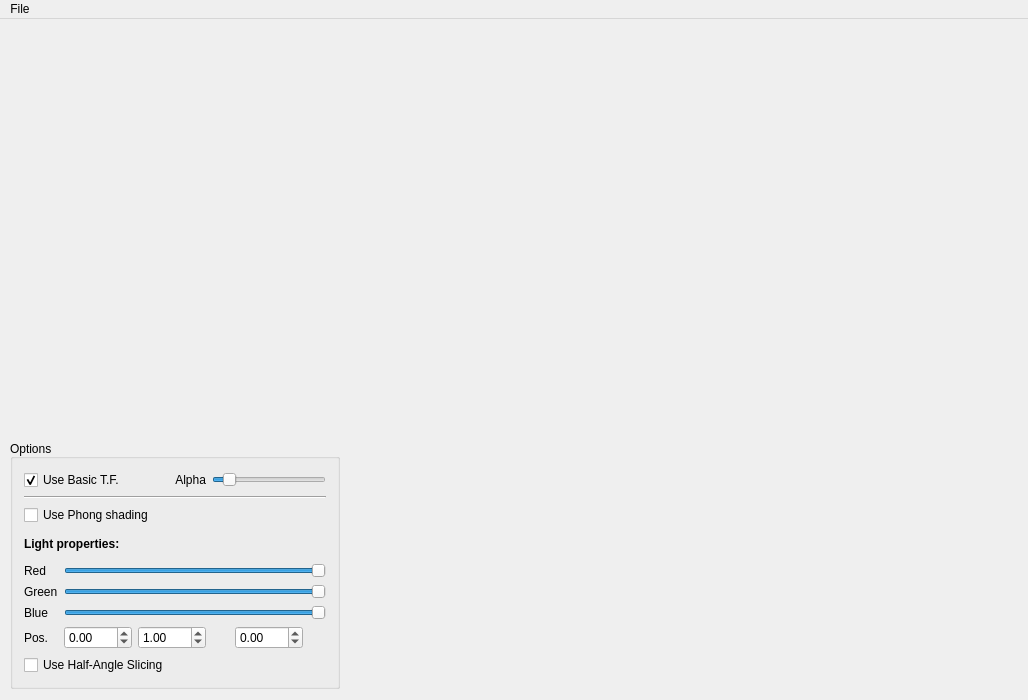
<?xml version="1.0" encoding="UTF-8"?>
<ui version="4.0">
 <class>MainWindow</class>
 <widget class="QMainWindow" name="MainWindow">
  <property name="enabled">
   <bool>true</bool>
  </property>
  <property name="geometry">
   <rect>
    <x>0</x>
    <y>0</y>
    <width>1028</width>
    <height>700</height>
   </rect>
  </property>
  <property name="minimumSize">
   <size>
    <width>827</width>
    <height>618</height>
   </size>
  </property>
  <property name="baseSize">
   <size>
    <width>600</width>
    <height>600</height>
   </size>
  </property>
  <property name="windowTitle">
   <string>MainWindow</string>
  </property>
  <property name="tabShape">
   <enum>QTabWidget::Rounded</enum>
  </property>
  <widget class="QWidget" name="Widget">
   <property name="minimumSize">
    <size>
     <width>827</width>
     <height>0</height>
    </size>
   </property>
   <property name="baseSize">
    <size>
     <width>600</width>
     <height>600</height>
    </size>
   </property>
   <widget class="GLWidget" name="glwidget" native="true">
    <property name="geometry">
     <rect>
      <x>339</x>
      <y>10</y>
      <width>631</width>
      <height>661</height>
     </rect>
    </property>
    <property name="minimumSize">
     <size>
      <width>600</width>
      <height>600</height>
     </size>
    </property>
    <property name="maximumSize">
     <size>
      <width>16777215</width>
      <height>16777215</height>
     </size>
    </property>
    <property name="baseSize">
     <size>
      <width>600</width>
      <height>600</height>
     </size>
    </property>
   </widget>
   <widget class="QGroupBox" name="TreeOptions">
    <property name="geometry">
     <rect>
      <x>10</x>
      <y>420</y>
      <width>330</width>
      <height>250</height>
     </rect>
    </property>
    <property name="minimumSize">
     <size>
      <width>330</width>
      <height>250</height>
     </size>
    </property>
    <property name="maximumSize">
     <size>
      <width>330</width>
      <height>250</height>
     </size>
    </property>
    <property name="title">
     <string>Options</string>
    </property>
    <property name="alignment">
     <set>Qt::AlignBottom|Qt::AlignLeading|Qt::AlignLeft</set>
    </property>
    <layout class="QGridLayout" name="gridLayout_3">
     <item row="9" column="0" colspan="4">
      <widget class="QCheckBox" name="checkBox_2">
       <property name="layoutDirection">
        <enum>Qt::LeftToRight</enum>
       </property>
       <property name="text">
        <string>Use Half-Angle Slicing</string>
       </property>
       <property name="autoRepeat">
        <bool>false</bool>
       </property>
      </widget>
     </item>
     <item row="8" column="0">
      <widget class="QLabel" name="label_7">
       <property name="text">
        <string>Pos.</string>
       </property>
      </widget>
     </item>
     <item row="8" column="2">
      <widget class="QDoubleSpinBox" name="doubleSpinBox_2">
       <property name="minimum">
        <double>-100.000000000000000</double>
       </property>
       <property name="maximum">
        <double>100.000000000000000</double>
       </property>
       <property name="singleStep">
        <double>0.010000000000000</double>
       </property>
       <property name="value">
        <double>1.000000000000000</double>
       </property>
      </widget>
     </item>
     <item row="7" column="0">
      <widget class="QLabel" name="label_5">
       <property name="text">
        <string>Blue</string>
       </property>
      </widget>
     </item>
     <item row="5" column="0">
      <widget class="QLabel" name="label_3">
       <property name="text">
        <string>Red</string>
       </property>
      </widget>
     </item>
     <item row="8" column="1">
      <widget class="QDoubleSpinBox" name="doubleSpinBox">
       <property name="minimum">
        <double>-100.000000000000000</double>
       </property>
       <property name="maximum">
        <double>100.000000000000000</double>
       </property>
       <property name="singleStep">
        <double>0.010000000000000</double>
       </property>
      </widget>
     </item>
     <item row="5" column="1" colspan="5">
      <widget class="QSlider" name="horizontalSlider_2">
       <property name="minimum">
        <number>0</number>
       </property>
       <property name="maximum">
        <number>255</number>
       </property>
       <property name="value">
        <number>255</number>
       </property>
       <property name="orientation">
        <enum>Qt::Horizontal</enum>
       </property>
      </widget>
     </item>
     <item row="8" column="4">
      <widget class="QDoubleSpinBox" name="doubleSpinBox_3">
       <property name="minimum">
        <double>-100.000000000000000</double>
       </property>
       <property name="maximum">
        <double>100.000000000000000</double>
       </property>
       <property name="singleStep">
        <double>0.010000000000000</double>
       </property>
      </widget>
     </item>
     <item row="6" column="0">
      <widget class="QLabel" name="label_4">
       <property name="text">
        <string>Green</string>
       </property>
      </widget>
     </item>
     <item row="0" column="0" colspan="2">
      <widget class="QCheckBox" name="checkBox_3">
       <property name="layoutDirection">
        <enum>Qt::LeftToRight</enum>
       </property>
       <property name="text">
        <string>Use Basic T.F.</string>
       </property>
       <property name="checked">
        <bool>true</bool>
       </property>
       <property name="autoRepeat">
        <bool>false</bool>
       </property>
      </widget>
     </item>
     <item row="7" column="1" colspan="5">
      <widget class="QSlider" name="horizontalSlider_4">
       <property name="minimum">
        <number>0</number>
       </property>
       <property name="maximum">
        <number>255</number>
       </property>
       <property name="pageStep">
        <number>11</number>
       </property>
       <property name="value">
        <number>255</number>
       </property>
       <property name="orientation">
        <enum>Qt::Horizontal</enum>
       </property>
      </widget>
     </item>
     <item row="2" column="0" colspan="6">
      <widget class="Line" name="line">
       <property name="orientation">
        <enum>Qt::Horizontal</enum>
       </property>
      </widget>
     </item>
     <item row="3" column="0" colspan="5">
      <widget class="QCheckBox" name="checkBox">
       <property name="layoutDirection">
        <enum>Qt::LeftToRight</enum>
       </property>
       <property name="text">
        <string>Use Phong shading</string>
       </property>
       <property name="autoRepeat">
        <bool>false</bool>
       </property>
      </widget>
     </item>
     <item row="4" column="0" colspan="6">
      <widget class="QLabel" name="label_6">
       <property name="font">
        <font>
         <weight>75</weight>
         <bold>true</bold>
        </font>
       </property>
       <property name="text">
        <string>Light properties:</string>
       </property>
      </widget>
     </item>
     <item row="6" column="1" colspan="5">
      <widget class="QSlider" name="horizontalSlider_3">
       <property name="minimum">
        <number>0</number>
       </property>
       <property name="maximum">
        <number>255</number>
       </property>
       <property name="value">
        <number>255</number>
       </property>
       <property name="orientation">
        <enum>Qt::Horizontal</enum>
       </property>
      </widget>
     </item>
     <item row="0" column="3" colspan="3">
      <widget class="QSlider" name="horizontalSlider">
       <property name="minimum">
        <number>1</number>
       </property>
       <property name="maximum">
        <number>1000</number>
       </property>
       <property name="value">
        <number>100</number>
       </property>
       <property name="orientation">
        <enum>Qt::Horizontal</enum>
       </property>
      </widget>
     </item>
     <item row="0" column="2">
      <widget class="QLabel" name="label_8">
       <property name="text">
        <string>Alpha</string>
       </property>
       <property name="alignment">
        <set>Qt::AlignRight|Qt::AlignTrailing|Qt::AlignVCenter</set>
       </property>
      </widget>
     </item>
    </layout>
   </widget>
   <widget class="QWidget" name="">
    <property name="geometry">
     <rect>
      <x>10</x>
      <y>10</y>
      <width>331</width>
      <height>411</height>
     </rect>
    </property>
    <layout class="QVBoxLayout" name="Configuration"/>
   </widget>
  </widget>
  <widget class="QMenuBar" name="menuBar">
   <property name="geometry">
    <rect>
     <x>0</x>
     <y>0</y>
     <width>1028</width>
     <height>22</height>
    </rect>
   </property>
   <widget class="QMenu" name="menuFile">
    <property name="title">
     <string>File</string>
    </property>
    <addaction name="actionQuit"/>
    <addaction name="actionLoad"/>
   </widget>
   <addaction name="menuFile"/>
  </widget>
  <action name="actionQuit">
   <property name="text">
    <string>Quit</string>
   </property>
  </action>
  <action name="actionLoad">
   <property name="text">
    <string>Load Texture Set Folder</string>
   </property>
   <property name="toolTip">
    <string>Load a Folder containing a set of Textures, such as DICOM formatted ones</string>
   </property>
  </action>
 </widget>
 <layoutdefault spacing="6" margin="11"/>
 <customwidgets>
  <customwidget>
   <class>GLWidget</class>
   <extends>QWidget</extends>
   <header>glwidget.h</header>
   <container>1</container>
   <slots>
    <signal>SetFaces(QString)</signal>
    <signal>SetVertices(QString)</signal>
    <signal>SetFramerate(QString)</signal>
    <signal>UpdateSteps(double)</signal>
    <slot>SetSteps(double)</slot>
    <slot>SetPhong(bool)</slot>
    <slot>SetColourR(int)</slot>
    <slot>SetColourG(int)</slot>
    <slot>SetColourB(int)</slot>
    <slot>SetPosX(double)</slot>
    <slot>SetPosY(double)</slot>
    <slot>SetPosZ(double)</slot>
    <slot>SetHAS(bool)</slot>
    <slot>SetBasicTF(bool)</slot>
    <slot>SetK(int)</slot>
   </slots>
  </customwidget>
 </customwidgets>
 <resources/>
 <connections>
  <connection>
   <sender>horizontalSlider_2</sender>
   <signal>valueChanged(int)</signal>
   <receiver>glwidget</receiver>
   <slot>SetColourR(int)</slot>
   <hints>
    <hint type="sourcelabel">
     <x>127</x>
     <y>574</y>
    </hint>
    <hint type="destinationlabel">
     <x>509</x>
     <y>164</y>
    </hint>
   </hints>
  </connection>
  <connection>
   <sender>horizontalSlider</sender>
   <signal>valueChanged(int)</signal>
   <receiver>glwidget</receiver>
   <slot>SetBasicTF(int)</slot>
   <hints>
    <hint type="sourcelabel">
     <x>248</x>
     <y>487</y>
    </hint>
    <hint type="destinationlabel">
     <x>516</x>
     <y>82</y>
    </hint>
   </hints>
  </connection>
  <connection>
   <sender>horizontalSlider_3</sender>
   <signal>valueChanged(int)</signal>
   <receiver>glwidget</receiver>
   <slot>SetColourG(int)</slot>
   <hints>
    <hint type="sourcelabel">
     <x>166</x>
     <y>596</y>
    </hint>
    <hint type="destinationlabel">
     <x>503</x>
     <y>183</y>
    </hint>
   </hints>
  </connection>
  <connection>
   <sender>doubleSpinBox_3</sender>
   <signal>valueChanged(double)</signal>
   <receiver>glwidget</receiver>
   <slot>SetPosZ(double)</slot>
   <hints>
    <hint type="sourcelabel">
     <x>251</x>
     <y>649</y>
    </hint>
    <hint type="destinationlabel">
     <x>602</x>
     <y>296</y>
    </hint>
   </hints>
  </connection>
  <connection>
   <sender>doubleSpinBox</sender>
   <signal>valueChanged(double)</signal>
   <receiver>glwidget</receiver>
   <slot>SetPosX(double)</slot>
   <hints>
    <hint type="sourcelabel">
     <x>78</x>
     <y>649</y>
    </hint>
    <hint type="destinationlabel">
     <x>595</x>
     <y>260</y>
    </hint>
   </hints>
  </connection>
  <connection>
   <sender>doubleSpinBox_2</sender>
   <signal>valueChanged(double)</signal>
   <receiver>glwidget</receiver>
   <slot>SetPosY(double)</slot>
   <hints>
    <hint type="sourcelabel">
     <x>159</x>
     <y>651</y>
    </hint>
    <hint type="destinationlabel">
     <x>597</x>
     <y>278</y>
    </hint>
   </hints>
  </connection>
  <connection>
   <sender>checkBox_2</sender>
   <signal>toggled(bool)</signal>
   <receiver>glwidget</receiver>
   <slot>SetHAS(bool)</slot>
   <hints>
    <hint type="sourcelabel">
     <x>81</x>
     <y>669</y>
    </hint>
    <hint type="destinationlabel">
     <x>517</x>
     <y>603</y>
    </hint>
   </hints>
  </connection>
  <connection>
   <sender>checkBox</sender>
   <signal>toggled(bool)</signal>
   <receiver>glwidget</receiver>
   <slot>SetPhong(bool)</slot>
   <hints>
    <hint type="sourcelabel">
     <x>95</x>
     <y>522</y>
    </hint>
    <hint type="destinationlabel">
     <x>555</x>
     <y>123</y>
    </hint>
   </hints>
  </connection>
  <connection>
   <sender>horizontalSlider_4</sender>
   <signal>valueChanged(int)</signal>
   <receiver>glwidget</receiver>
   <slot>SetColourB(int)</slot>
   <hints>
    <hint type="sourcelabel">
     <x>189</x>
     <y>618</y>
    </hint>
    <hint type="destinationlabel">
     <x>507</x>
     <y>202</y>
    </hint>
   </hints>
  </connection>
  <connection>
   <sender>checkBox_3</sender>
   <signal>toggled(bool)</signal>
   <receiver>glwidget</receiver>
   <slot>SetTF(bool)</slot>
   <hints>
    <hint type="sourcelabel">
     <x>56</x>
     <y>481</y>
    </hint>
    <hint type="destinationlabel">
     <x>369</x>
     <y>390</y>
    </hint>
   </hints>
  </connection>
  <connection>
   <sender>checkBox_3</sender>
   <signal>toggled(bool)</signal>
   <receiver>glwidget</receiver>
   <slot>SetBasicTF(bool)</slot>
   <hints>
    <hint type="sourcelabel">
     <x>98</x>
     <y>482</y>
    </hint>
    <hint type="destinationlabel">
     <x>419</x>
     <y>431</y>
    </hint>
   </hints>
  </connection>
  <connection>
   <sender>horizontalSlider</sender>
   <signal>valueChanged(int)</signal>
   <receiver>glwidget</receiver>
   <slot>SetK(int)</slot>
   <hints>
    <hint type="sourcelabel">
     <x>309</x>
     <y>487</y>
    </hint>
    <hint type="destinationlabel">
     <x>424</x>
     <y>507</y>
    </hint>
   </hints>
  </connection>
 </connections>
 <slots>
  <signal>updated_plane(double,double,double,double,bool)</signal>
  <slot>toggle_transfer_function_dialog()</slot>
 </slots>
</ui>
